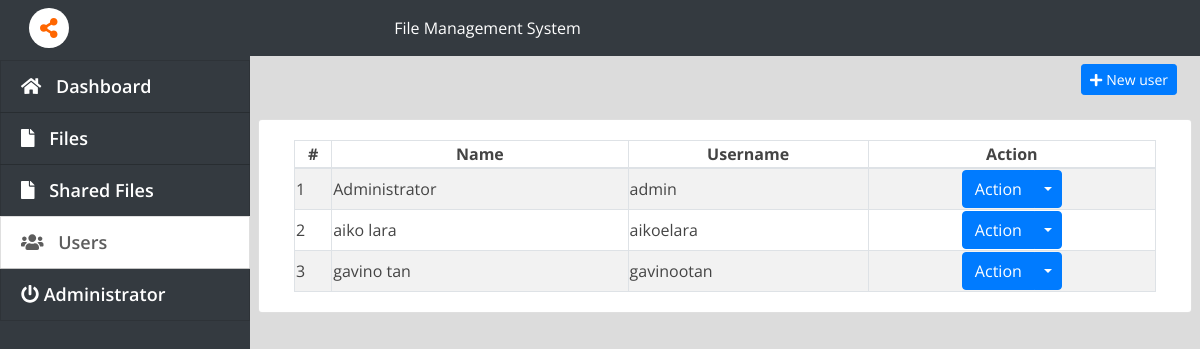
The app's page /index.php?page=users (signed in) with its own data.
### tables this page shows
CREATE TABLE `users` (
  `id` int(30) NOT NULL,
  `name` varchar(200) NOT NULL,
  `username` varchar(100) NOT NULL,
  `password` varchar(200) NOT NULL,
  `type` tinyint(1) NOT NULL DEFAULT '2' COMMENT '1+admin , 2 = users'
);

### users.php (the view, shortened to what this page needs)
<div class="container-fluid">
	<div class="row">
	<div class="col-lg-12">
			<button class="btn btn-primary float-right btn-sm" id="new_user"><i class="fa fa-plus"></i> New user</button>
	</div>
	</div>
	<br>
	<div class="row">
		<div class="card col-lg-12">
			<div class="card-body">
				<table class="table-striped table-bordered col-md-12">
			<thead>
				<tr>
					<th class="text-center">#</th>
					<th class="text-center">Name</th>
					<th class="text-center">Username</th>
					<th class="text-center">Action</th>
				</tr>
			</thead>
			<tbody>
				<?php
 					include 'db_connect.php';
 					$users = $conn->query("SELECT * FROM users order by name asc");
 					$i = 1;
 					while($row= $users->fetch_assoc()):
				 ?>
				 <tr>
				 	<td>
				 		<?php echo $i++ ?>
				 	</td>
				 	<td>
				 		<?php echo $row['name'] ?>
				 	</td>
				 	<td>
				 		<?php echo $row['username'] ?>
				 	</td>
				 	<td>
				 		<center>
								<div class="btn-group">
								  <button type="button" class="btn btn-primary">Action</button>
								  <button type="button" class="btn btn-primary dropdown-toggle dropdown-toggle-split" data-toggle="dropdown" aria-haspopup="true" aria-expanded="false">
								  </button>
								</div>
								</center>
				 	</td>
				 </tr>
				<?php endwhile; ?>
			</tbody>
		</table>
			</div>
		</div>
	</div>
</div>

### assets/css/style.css (style rules this page uses)
body { font-family: "Open Sans", sans-serif; color: #444444; width: 100%; height: calc(100%); }

### index.php (style rules this page uses)
body { background: #80808045; }

### records on screen
users: name "Administrator", username "admin"
users: name "aiko lara", username "aikoelara"
users: name "gavino tan", username "gavinootan"

### other values on screen
$_SESSION['login_name'] "Administrator"
